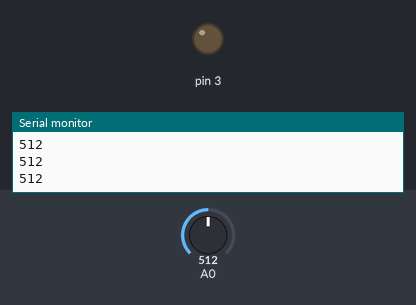
The sketch below on a simulated Arduino Uno, built with avr-gcc and run on an emulated ATmega328P. On the bench: output pins drawn as LEDs (lit = HIGH), the last lines printed to the serial monitor. Inputs (shaded band) come from the test bench; at power-on: A0 = 512.

Above: at 1.2 s.
1.3 s: A0 set to 311
2.8 s: A0 set to 289
At 3.2 s:
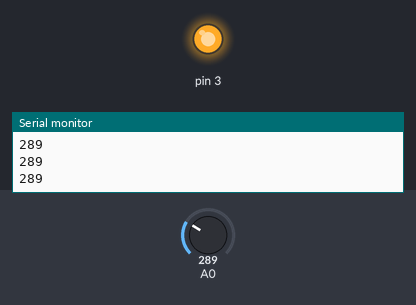
4.3 s: A0 set to 306
At 5.3 s:
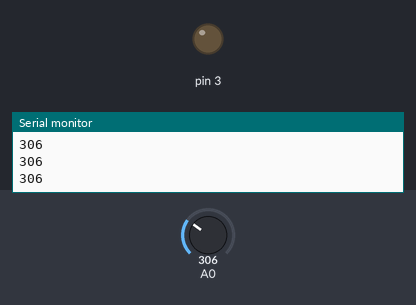
5.8 s: A0 set to 290
At 6.5 s:
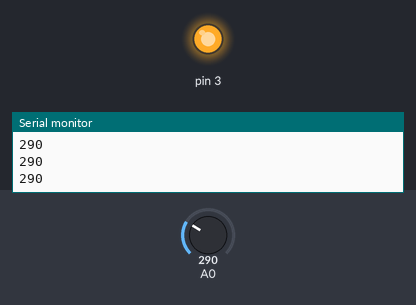
Timing chart, 0 to 8.3 s (numbered marks = the images above; inputs shaded):
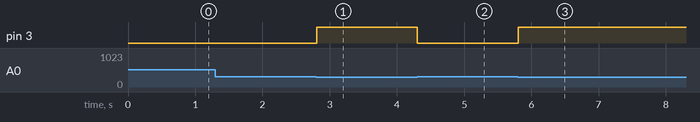

Measured:
- the behaviour switches between 300 and 299 on A0 (found by bisection; images 0 and 1)
- after the input at 2.8 s, pin 3: LOW → HIGH at once
- after the input at 4.3 s, pin 3: HIGH → LOW at once
- after the input at 5.8 s, pin 3: LOW → HIGH at once

The sketch:

acende_luz_analogico.ino
```cpp
// C++ code
//
int LUZ = 0;

void setup()
{
  pinMode(A0, INPUT);
  Serial.begin(9600);
  pinMode(3,OUTPUT);

}

void loop()
{
  LUZ = analogRead(A0);
  if(LUZ<300){
    digitalWrite (3, HIGH);
  }
  else {
    digitalWrite (3, LOW);
  }
  Serial.println(LUZ);
  delay(10); // Delay a little bit to improve simulation performance
}
```
